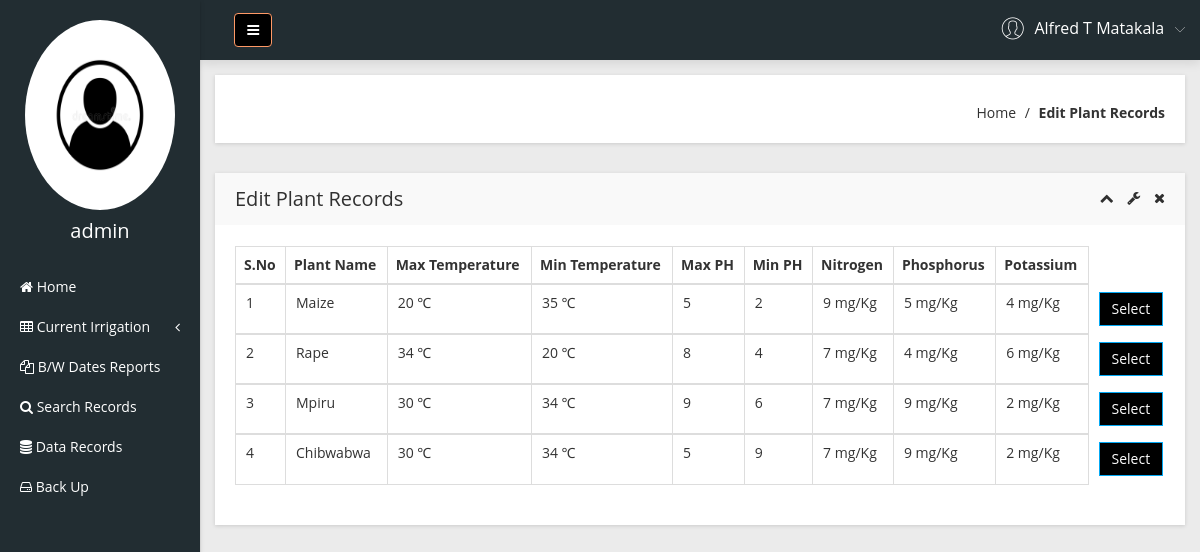
/change-irrigation.php (signed in), run on the app's committed database.
### tables this page shows
CREATE TABLE `plant_records` (
  `ID` smallint(255) unsigned NOT NULL,
  `Plant_name` varchar(255) NOT NULL,
  `Ph_low` tinyint(3) unsigned NOT NULL,
  `Ph_high` tinyint(3) unsigned NOT NULL,
  `Temp_high` tinyint(4) NOT NULL,
  `Temp_low` tinyint(4) NOT NULL,
  `Moisture_high` smallint(5) unsigned NOT NULL,
  `Moisture_low` smallint(5) unsigned NOT NULL,
  `Nitrogen` tinyint(3) unsigned NOT NULL,
  `Phosphorus` tinyint(3) unsigned NOT NULL,
  `Potassium` tinyint(3) unsigned NOT NULL,
  PRIMARY KEY (`ID`,`Plant_name`)
);

### change-irrigation.php (the view, shortened to what this page needs)
<?php
include('includes/dbconnection.php');
if (strlen($_SESSION['smaid']==0)) {
  header('location:logout.php');
  } else{
  ?>
<!doctype html>
<html class="no-js" lang="en">
<head>
    <link rel="stylesheet" href="css/bootstrap.min.css">
    <link rel="stylesheet" href="css/font-awesome.min.css">
    <link rel="stylesheet" href="css/adminpro-custon-icon.css">
    <link rel="stylesheet" href="css/meanmenu.min.css">
    <link rel="stylesheet" href="css/jquery.mCustomScrollbar.min.css">
    <link rel="stylesheet" href="css/animate.css">
    <link rel="stylesheet" href="css/data-table/bootstrap-table.css">
    <link rel="stylesheet" href="css/data-table/bootstrap-editable.css">
    <link rel="stylesheet" href="css/normalize.css">
    <link rel="stylesheet" href="css/c3.min.css">
    <link rel="stylesheet" href="style.css">
    <link rel="stylesheet" href="css/responsive.css">
</head>
<body class="materialdesign">
    <div class="wrapper-pro">
      <?php include_once('includes/sidebar.php');?>
        <?php include_once('includes/header.php');?>
            <div class="breadcome-area mg-b-30 small-dn">
                <div class="container-fluid">
                    <div class="row">
                        <div class="col-lg-12">
                            <div class="breadcome-list shadow-reset">
                                <div class="row">
                                    <div class="col-lg-12">
                                        <ul class="breadcome-menu">
                                            <li><a href="dashboard.php">Home</a> <span class="bread-slash">/</span>
                                            </li>
                                            <li><span class="bread-blod">Edit Plant Records</span>
                                            </li>
                                        </ul>
                                    </div>
                                </div>
                            </div>
                        </div>
                    </div>
                </div>
            </div>
            <div class="data-table-area mg-b-15">
                <div class="container-fluid">
                    <div class="row">
                        <div class="col-lg-12">
                            <div class="sparkline13-list shadow-reset">
                                <div class="sparkline13-hd">
                                    <div class="main-sparkline13-hd">
                                        <h1>Edit <span class="table-project-n"></span> Plant Records</h1>
                                        <div class="sparkline13-outline-icon">
                                            <span class="sparkline13-collapse-link"><i class="fa fa-chevron-up"></i></span>
                                            <span><i class="fa fa-wrench"></i></span>
                                            <span class="sparkline13-collapse-close"><i class="fa fa-times"></i></span>
                                        </div>
                                    </div>
                                </div>
                                <div class="sparkline13-graph">
                                    <div class="datatable-dashv1-list custom-datatable-overright">
                                        <table class="table table-bordered table-hover">
                                            <thead>
                                                <tr>
                                                    <th>S.No</th>
                                                    <th>Plant Name</th>
                                                    <th>Max Temperature</th>
                                                    <th>Min Temperature</th>
                                                    <th>Max PH</th>
                                                    <th>Min PH</th>
                                                    <th>Nitrogen</th>
                                                    <th>Phosphorus</th>
                                                    <th>Potassium</th>
                                                    <th style="border-right-style: hidden; border-bottom-style: hidden; border-top-style: hidden"></th>
                                                </tr>
                                            </thead>
                                            <tbody>
                                              <?php
$sql="SELECT * from plant_records" ;
$query = $Conn -> query($sql);
$cnt=1;
if($query->num_rows > 0){
while($row = $query->fetch_assoc()){
            ?>
                                                <tr class="text-center">
                                                    <td><?php echo htmlentities($cnt);?></td>
                                                    <td><?php  echo $row['Plant_name'];?></td>
                                                    <td><?php  echo $row['Temp_high'];?> &#8451;</td>
                                                    <td><?php  echo $row['Temp_low'];?> &#8451;</td>
                                                    <td><?php  echo $row['Ph_high'];?></td>
                                                    <td><?php  echo $row['Ph_low'];?></td>
                                                    <td><?php  echo $row['Nitrogen']." mg/Kg";?></td>
                                                    <td><?php  echo $row['Phosphorus']." mg/Kg";?></td>
                                                    <td><?php  echo $row['Potassium']." mg/Kg";?></td>
                                                    <td style="border-right-style: hidden; border-bottom-style: hidden; border-top-style: hidden" ><form method="get"><button value="<?php echo $row['ID']?>" type="submit" style="background:black; color:white" name="submit" class="btn btn-primary">Select</button></form></td>
                                                </tr>
                                                </tbody>
                                            <?php
                                            $cnt=$cnt+1;
                                              }
                                              } ?>
                                        </table>
                                    </div>
                                </div>
                            </div>
                        </div>
                    </div>
                </div>
            </div>
        </div>
    </div>
</body>
</html><?php }  ?>

### includes/sidebar.php (shortened to what this page needs)
<?php
   include('includes/dbconnection.php');
   if (strlen($_SESSION['smaid'] == 0)) {
       header('location:logout.php');
   } else {
   ?>
    <div class="left-sidebar-pro" style="color:white">
        <nav id="sidebar">
            <div class="sidebar-header" style="color:white">
                <a href="profile.php"><img src="img/avatar.jpg" style="height:190px; width: 150px" alt="" />
                </a>
                <?php
                   $aid = $_SESSION['smaid'];
                   $sql = "SELECT Admin_username, Admin_email from  admin where ID='$aid'";
                   $query = $Conn->query($sql);
                   if ($query->num_rows > 0) {
                       $row = $query->fetch_assoc();              ?>
                    <h3> <?php echo $row['Admin_username']; ?></h3>
                <?php $cnt = $cnt + 1;
                   } ?>
            </div>
            <div class="left-custom-menu-adp-wrap" style="background-color: #222d32">
                <ul class="nav navbar-nav left-sidebar-menu-pro">
                    <li class="nav-item">
                        <a href="dashboard.php" role="button" aria-expanded="false"><i class="fa big-icon fa-home"></i> <span class="mini-dn">Home</span> </a>
                    </li>
                    <li class="nav-item"><a href="#" data-toggle="dropdown" role="button" aria-expanded="false" class="nav-link dropdown-toggle"><i class="fa big-icon fa-table"></i> <span class="mini-dn">Current Irrigation</span> <span class="indicator-right-menu mini-dn"><i class="fa indicator-mn fa-angle-left"></i></span></a>
                    </li>
                    <li class="nav-item">
                        <a href="between-dates.php" role="button" aria-expanded="false"><i class="fa big-icon fa-files-o"> </i> <span class="mini-dn"> B/W Dates Reports</span> </a>
                    </li>
                    <li class="nav-item">
                        <a href="search.php" role="button" aria-expanded="false"><i class="fa fa-search"></i> <span class="mini-dn">Search Records</span> </a>
                    </li>
                    <li class="nav-item">
                        <a href="records.php" role="button" aria-expanded="false"><i class="fa fa-database" aria-hidden="true"></i> <span class="mini-dn">Data Records</span> </a>
                    </li>
                    <li class="nav-item">
                        <a href="backup.php" role="button" aria-expanded="false"><i class="fa fa-hdd-o" aria-hidden="true"></i> <span class="mini-dn">Back Up</span> </a>
                    </li>
                </ul>
            </div>
        </nav>
    </div>
<?php }  ?>

### includes/header.php (shortened to what this page needs)
      <?php
include('includes/dbconnection.php');
if (strlen($_SESSION['smaid']==0)) {
  header('location:logout.php');
  } else{
  ?>
 <div class="content-inner-all">
            <div class="header-top-area" >
                <div class="fixed-header-top" style="margin-left:1.6%;">
                    <div class="container-fluid">
                        <div class="row" style="background-color: #222d32;">
                            <div class="col-lg-1 col-md-6 col-sm-6 col-xs-12">
                                <button type="button" id="sidebarCollapse" class="btn bar-button-pro header-drl-controller-btn btn-info navbar-btn"  style="background:black">
                                    <i class="fa fa-bars"></i>
                                </button>
                            </div>
                            <div class="col-lg-5 col-md-5 col-sm-6 col-xs-12 ">
                                <div class="header-right-info">
                                    <ul class="nav navbar-nav mai-top-nav header-right-menu">
                                        <li class="nav-item">
                                            <a href="#" data-toggle="dropdown" role="button" aria-expanded="false" class="nav-link dropdown-toggle">
                                                <?php
$aid=$_SESSION['smaid'];
$sql="SELECT Admin_name from  admin where ID='$aid'";
$query = $Conn -> query($sql);
$cnt=1;
if($query->num_rows > 0)
{
    $row = $query->fetch_assoc();
              ?>
                                                <span class="adminpro-icon adminpro-user-rounded header-riht-inf"></span>
                                                <span class="admin-name"><?php  echo $row['Admin_name'];?></span>
                                                <span class="author-project-icon adminpro-icon adminpro-down-arrow"></span><?php $cnt=$cnt+1;} ?>
                                            </a>
                                        </li>
                                    </ul>
                                </div>
                            </div>
                        </div>
                    </div>
                </div>
            </div><?php }  ?>

### data on the page
plant_records: Plant_name "Maize", Temp_high "20", Temp_low "35", Ph_high "5", Ph_low "2", Nitrogen "9", Phosphorus "5", Potassium "4"
plant_records: Plant_name "Rape", Temp_high "34", Temp_low "20", Ph_high "8", Ph_low "4", Nitrogen "7", Phosphorus "4", Potassium "6"
plant_records: Plant_name "Mpiru", Temp_high "30", Temp_low "34", Ph_high "9", Ph_low "6", Nitrogen "7", Phosphorus "9", Potassium "2"
plant_records: Plant_name "Chibwabwa", Temp_high "30", Temp_low "34", Ph_high "5", Ph_low "9", Nitrogen "7", Phosphorus "9", Potassium "2"

### other printed values
$row['Admin_username'] "admin"
$row['Admin_name'] "Alfred T Matakala"
